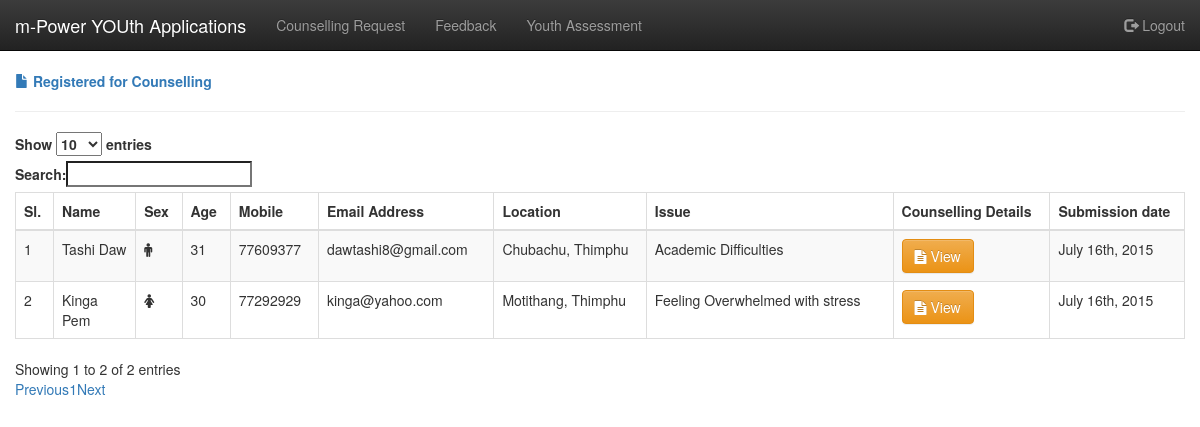
Page /admin/counselling_request.php (signed in) on the earlier database version.
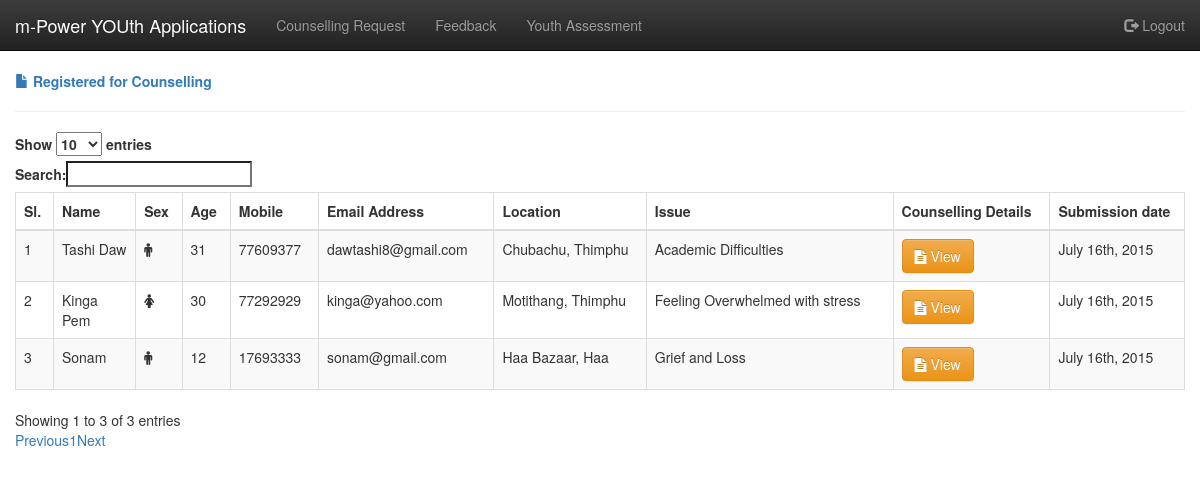
Same page on the later database version.
### tables this page shows
CREATE TABLE `tbl_counselling_registration` (
  `registration_id` int(10) unsigned NOT NULL AUTO_INCREMENT,
  `applicant_name` varchar(72) DEFAULT NULL,
  `gender` enum('M','F') NOT NULL,
  `applicant_age` char(2) NOT NULL,
  `applicant_mobile` char(8) NOT NULL,
  `applicant_email` varchar(45) DEFAULT NULL,
  `dzongkhag_id` char(2) NOT NULL,
  `dzongkhag_area` varchar(45) DEFAULT NULL,
  `issue_id` smallint(5) unsigned NOT NULL,
  `counselling_details` mediumtext NOT NULL,
  `date_registered` datetime NOT NULL,
  PRIMARY KEY (`registration_id`),
  KEY `fk1_dzongkhag_id_idx` (`dzongkhag_id`),
  KEY `fk2_issue_id_idx` (`issue_id`),
  CONSTRAINT `fk1_dzongkhag_id` FOREIGN KEY (`dzongkhag_id`) REFERENCES `tbl_dzongkhags` (`dzongkhag_id`) ON DELETE NO ACTION ON UPDATE NO ACTION,
  CONSTRAINT `fk2_issue_id` FOREIGN KEY (`issue_id`) REFERENCES `tbl_counselling_issues` (`issue_id`) ON DELETE NO ACTION ON UPDATE NO ACTION
);

CREATE TABLE `tbl_dzongkhags` (
  `dzongkhag_id` char(2) NOT NULL,
  `dzongkhag_name` varchar(45) NOT NULL,
  PRIMARY KEY (`dzongkhag_id`)
);

CREATE TABLE `tbl_counselling_issues` (
  `issue_id` smallint(5) unsigned NOT NULL AUTO_INCREMENT,
  `issue_name` varchar(45) DEFAULT NULL,
  PRIMARY KEY (`issue_id`)
);

### admin/counselling_request.php (the view, shortened to what this page needs)
<?php include_once("../connection.php"); ?>
<?php include_once("include/header.php");?>
<a href="#"><strong><i class="glyphicon glyphicon-file"></i> Registered for Counselling</strong></a>
<hr>
<div class="row">
<div class="col-md-12">
<div class="table-responsive">
  <table id="table" class="table table-striped table-bordered" cellspacing="0" width="100%">
      <thead>
          <tr>
              <th>Sl.</th>
              <th>Name</th>
      	      <th>Sex</th>
              <th>Age</th>
              <th>Mobile</th>
              <th>Email Address</th>
              <th>Location</th>
              <th>Issue</th>
              <th>Counselling Details</th>
              <th>Submission date</th>
          </tr>
      </thead>
      <tbody>
<?php
  $query = "SELECT * FROM tbl_counselling_registration as C JOIN tbl_dzongkhags as D ON C.dzongkhag_id=D.dzongkhag_id JOIN tbl_counselling_issues as I ON C.issue_id=I.issue_id";
  $result = mysqli_query($link, $query);
  $i=1;
  while($row = mysqli_fetch_array($result, MYSQLI_ASSOC)){
  ?>
          <tr>
             <td><?php echo $i; ?></td>
              <td><?php echo $row['applicant_name']?></td>
              <td><?php echo ($row['gender'] == 'M') ? '<i class="fa fa-male" id="gender" data-toggle="tooltip" title="Male"></i>' : '<i class="fa fa-female" id="gender" data-toggle="tooltip" title="Female"></i>';?></td>
       	      <td><?php echo $row['applicant_age']?></td>
              <td><?php echo $row['applicant_mobile']?></td>
              <td><?php echo $row['applicant_email']?></td>
              <td><?php echo $row['dzongkhag_area'].', '.$row['dzongkhag_name']?></td>
              <td><?php echo $row['issue_name'];?></td>
              <td><a href="#" role="button" data-trigger="focus" data-placement="top" class="btn btn-warning popovers-to-be-activated" title="" data-content="<?php echo $row['counselling_details'];?>"><i class="fa fa-file-text"></i> View</a></td>
              <td><?php echo date("F jS, Y",strtotime($row['date_registered'])); ?></td>
          </tr>
<?php
  $i++;
  }
?>
      </tbody>
  </table>
</div>
<?php include_once("include/footer.php");?>

### admin/include/header.php (shortened to what this page needs)
<!DOCTYPE html>
<html lang="en">
  <head>
    <link rel="stylesheet" href="https://maxcdn.bootstrapcdn.com/bootstrap/3.3.5/css/bootstrap.min.css">
<link rel="stylesheet" href="https://maxcdn.bootstrapcdn.com/bootstrap/3.3.5/css/bootstrap-theme.min.css">
<link rel="stylesheet" href="//cdn.datatables.net/plug-ins/1.10.7/integration/bootstrap/3/dataTables.bootstrap.css">
<link rel="stylesheet" href="//maxcdn.bootstrapcdn.com/font-awesome/4.3.0/css/font-awesome.min.css">
</head>
  <body>
<div id="top-nav" class="navbar navbar-inverse navbar-static-top">
    <div class="container-fluid">
        <div class="navbar-header">
            <a class="navbar-brand" href="#">m-Power YOUth Applications</a>
        </div>
       <div id="navbar" class="navbar-collapse collapse">
          <ul class="nav navbar-nav">
            <li><a href="counselling_request.php">Counselling Request</a></li>
            <li><a href="feedback.php">Feedback</a></li>
            <li><a href="youth_assessment.php">Youth Assessment</a></li>
          </ul>
          <ul class="nav navbar-nav navbar-right">
            <li><a href="logout.php"><i class="glyphicon glyphicon-log-out"></i> Logout</a></li>
          </ul>
        </div>
    </div>
</div>
<div class="container-fluid">
    <div class="row">
        <div class="col-sm-12">

### admin/include/footer.php (shortened to what this page needs)
                </div>
            </div>
        </div>
    </div>
</div>
  </body>
</html>

### admin/include/header.php (style rules this page uses)
body { font-size: 140%; }

Differences in the rows shown:
added tbl_counselling_registration: applicant_name "Sonam", gender "M" (drawn), applicant_age "12", applicant_mobile "17693333", applicant_email "sonam@gmail.com", dzongkhag_area "Haa Bazaar", dzongkhag.dzongkhag_name "Haa", issue.issue_name "Grief and Loss", date_registered "July 16th, 2015"
Other differences:
text written by a page script: "Show entries Search: Showing 1 to 2 of 2 entries Previous 1 Next" → "Show entries Search: Showing 1 to 3 of 3 entries Previous 1 Next"
